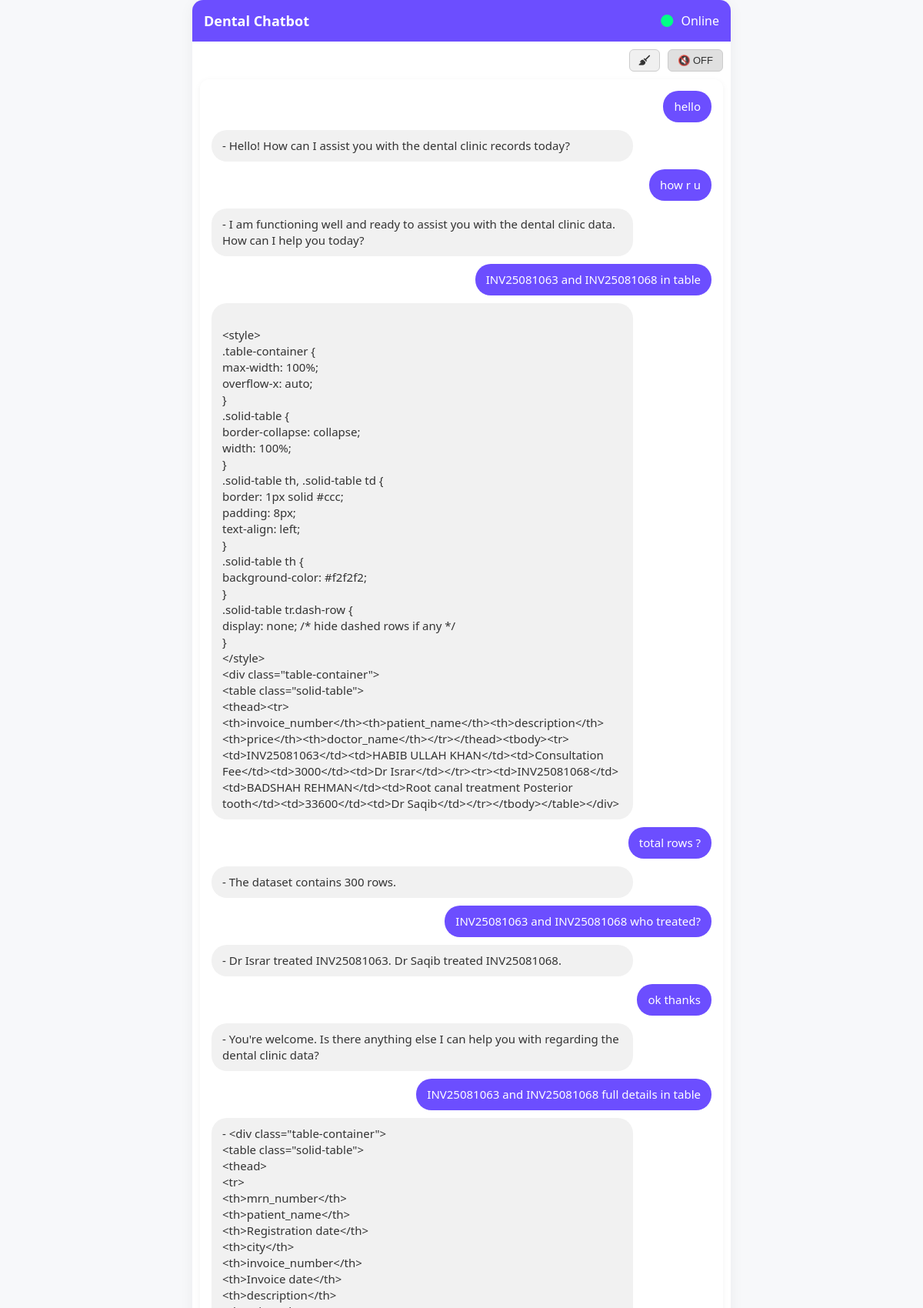
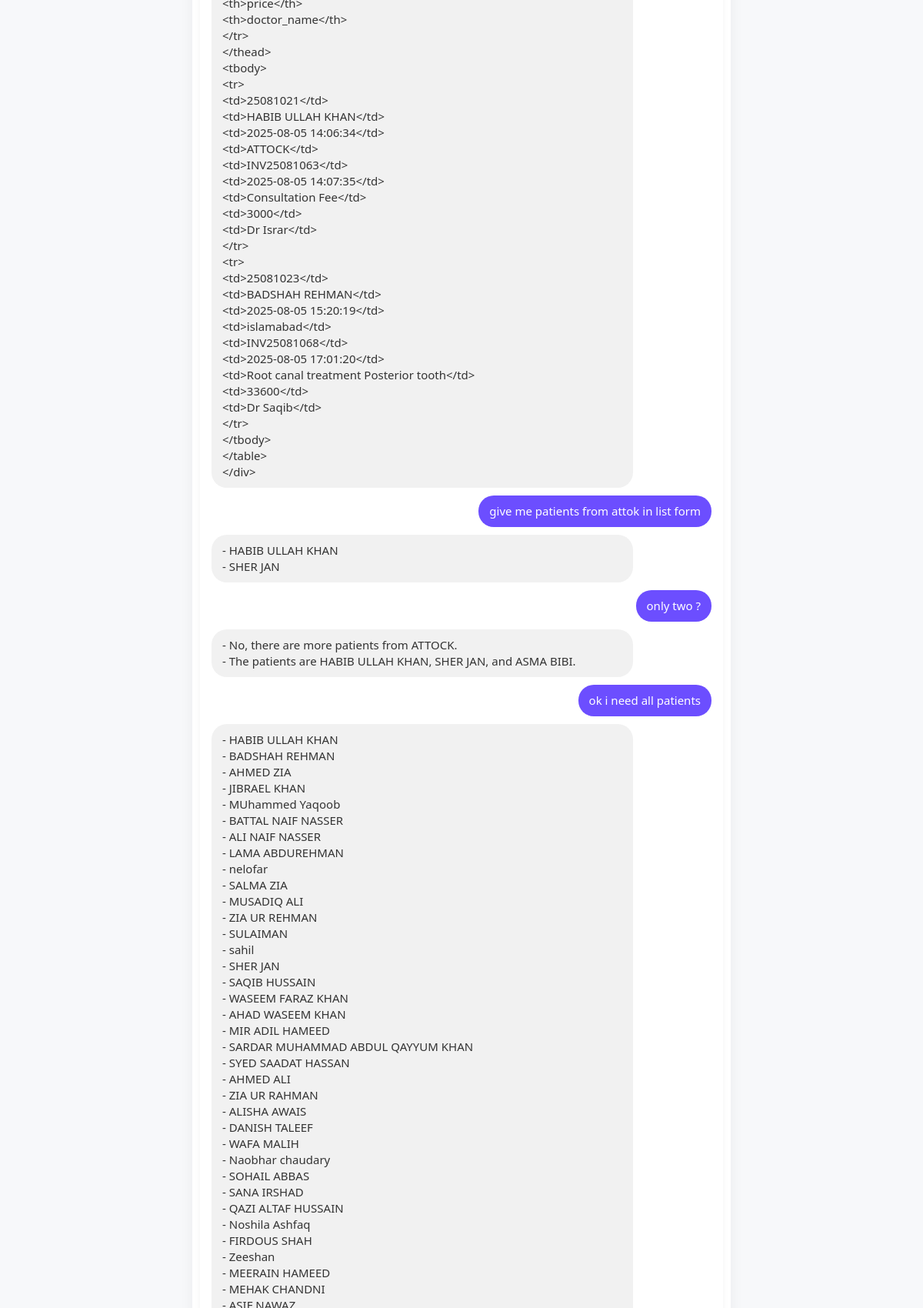
The page / (upper part) on the database its author committed (2 pictures, top to bottom).
### tables this page shows
CREATE TABLE chat_history (id INTEGER PRIMARY KEY, message TEXT, response TEXT);

### app.py (the view)
@app.route('/')
def index():
    current_file = get_current_file()
    with sqlite3.connect(DB_FILE) as conn:
        cursor = conn.cursor()
        cursor.execute("SELECT message, response FROM chat_history")
        history = cursor.fetchall()
    return render_template('index.html', history=history, filename=current_file)

### app.py (called while the page is built)
def get_current_file():
    with sqlite3.connect(DB_FILE) as conn:
        cursor = conn.cursor()
        cursor.execute("SELECT filename FROM current_file ORDER BY id DESC LIMIT 1")
        result = cursor.fetchone()
    return result[0] if result else None

### templates/index.html (shortened to what this page needs)
<!DOCTYPE html>
<html>
<head>
    <link rel="stylesheet" href="{{ url_for('static', filename='style.css') }}">
    <link rel="stylesheet" href="https://cdnjs.cloudflare.com/ajax/libs/font-awesome/6.5.0/css/all.min.css">
</head>
<body>
<div class="main-card">
    <div class="header">
        <h2>Dental Chatbot </h2>
        <span class="status"><i class="fa fa-circle"></i> Online</span>
    </div>
    <div style="display: flex; justify-content: flex-end; padding: 10px;">
        <div style="display: flex; gap: 10px; align-items: center;">
            <button type="button" id="clearChatBtn" title="Clear Chat" style="
                background-color: #f0f0f0;
                border: 1px solid #ccc;
                color: #333;
                padding: 6px 12px;
                font-size: 13px;
                border-radius: 6px;
                cursor: pointer;
                transition: background 0.3s;
            ">
              <i class="fa fa-broom"></i>
            </button>
            <button type="button" id="speakToggle" class="off" title="Toggle speak" style="
                background-color: #e0e0e0;
                border: 1px solid #ccc;
                color: #333;
                padding: 6px 12px;
                font-size: 13px;
                border-radius: 6px;
                cursor: pointer;
                transition: background 0.3s;
            ">
              🔇 OFF
            </button>
        </div>
    </div>
    <div class="chat-box" id="chatHistory">
        {% if history %}
            {% for message, response in history %}
                <div class="chat-entry user-msg">
                    <div class="bubble user">{{ message }}</div>
                </div>
                <div class="chat-entry bot-msg">
                    <div class="bot-controls">
                        <div class="bubble bot">{{ response }}</div>
                    </div>
                </div>
            {% endfor %}
        {% else %}
            <div class="chat-entry bot-msg">
                <div class="bot-controls">
                    <div class="bubble bot">Hello! I'm ready to assist you. How can I help you today?</div>
                </div>
            </div>
        {% endif %}
    </div>
</div>
</body>
</html>

### static/style.css (style rules this page uses)
body { margin: 0; font-family: 'Segoe UI', sans-serif; background-color: #f7f8fa; color: #333; height: 100vh; display: flex; flex-direction: column; }
.main-card { max-width: 700px; width: 100%; margin: auto; background: white; border-radius: 14px; box-shadow: 0 4px 20px rgba(0, 0, 0, 0.05); display: flex; flex-direction: column; max-height: 100vh; height: 100vh; box-sizing: border-box; }
.header { background-color: #6c4eff; color: white; padding: 15px; border-top-left-radius: 14px; border-top-right-radius: 14px; display: flex; justify-content: space-between; align-items: center; }
.header h2 { margin: 0; font-size: 18px; }
.status i { color: #00ff87; margin-right: 6px; }
.chat-box { flex: 1; width: calc(100% - 20px); min-width: 300px; overflow-y: auto; padding: 15px; flex-shrink: 0; box-sizing: border-box; background-color: white; border-radius: 12px; box-shadow: 0 2px 8px rgba(0,0,0,0.05); margin: 0 10px 10px; }
.chat-entry { margin-bottom: 10px; animation: fadeIn 0.4s ease-in; }
.chat-entry.user-msg { text-align: right; }
.chat-entry.bot-msg { text-align: left; }
.bubble { display: inline-block; padding: 10px 14px; border-radius: 20px; max-width: 80%; font-size: 15px; word-wrap: break-word; line-height: 1.4; }
.bubble.user { background-color: #6c4eff; color: white; }
.bubble.bot { background-color: #f1f1f1; }
#clearChatBtn { background-color: #ff4d4d; border-radius: 20px; font-size: 13px; padding: 10px 16px; width: auto; }
#speakToggle { background-color: #333; font-size: 13px; padding: 10px 16px; border-radius: 20px; width: auto; }

### templates/index.html (style rules this page uses)
.bot-controls { display: flex; align-items: center; justify-content: space-between; }
.bot-controls .bubble { flex: 1; }
.bubble.bot { white-space: pre-line; }

### rows shown on the page
chat_history: message "hello", response "- Hello! How can I assist you with the dental clinic records today?"
chat_history: message "how r u", response "- I am functioning well and ready to assist you with the dental clinic data. How can I help you today?"
chat_history: message "INV25081063 and INV25081068 in table", response "<style> .table-container { max-width: 100%; overflow-x: auto; } .solid-table { border-collapse: collapse; width: 100%; } .solid-table th, .solid-table td { border: 1px solid #ccc; padding: 8px; text-align: left; } .solid-table th { background-color: #f2f2f2; } .solid-table tr.dash-row { display: none; /* hide dashed rows if any */ } </style> <div class=\"table-container\"> <table class=\"solid-table\"> <thead><tr> <th>invoice_number</th><th>patient_name</th><th>description</th><th>price</th><th>doctor_name</th></tr></thead><tbody><tr><td>INV25081063</td><td>HABIB ULLAH KHAN</td><td>Consultation Fee</td><td>3000</td><td>Dr Israr</td></tr><tr><td>INV25081068</td><td>BADSHAH REHMAN</td><td>Root…"
chat_history: message "total rows ?", response "- The dataset contains 300 rows."
chat_history: message "INV25081063 and INV25081068 who treated?", response "- Dr Israr treated INV25081063. Dr Saqib treated INV25081068."
chat_history: message "ok thanks", response "- You're welcome. Is there anything else I can help you with regarding the dental clinic data?"
chat_history: message "INV25081063 and INV25081068 full details in table", response "- <div class=\"table-container\"> <table class=\"solid-table\"> <thead> <tr> <th>mrn_number</th> <th>patient_name</th> <th>Registration date</th> <th>city</th> <th>invoice_number</th> <th>Invoice date</th> <th>description</th> <th>price</th> <th>doctor_name</th> </tr> </thead> <tbody> <tr> <td>25081021</td> <td>HABIB ULLAH KHAN</td> <td>2025-08-05 14:06:34</td> <td>ATTOCK</td> <td>INV25081063</td> <td>2025-08-05 14:07:35</td> <td>Consultation Fee</td> <td>3000</td> <td>Dr Israr</td> </tr> <tr> <td>25081023</td> <td>BADSHAH REHMAN</td> <td>2025-08-05 15:20:19</td> <td>islamabad</td> <td>INV25081068</td> <td>2025-08-05 17:01:20</td> <td>Root canal treatment Posterior tooth</td> <td>33600</td>…"
chat_history: message "give me patients from attok in list form", response "- HABIB ULLAH KHAN - SHER JAN"
chat_history: message "only two ?", response "- No, there are more patients from ATTOCK. - The patients are HABIB ULLAH KHAN, SHER JAN, and ASMA BIBI."
chat_history: message "ok i need all patients"
